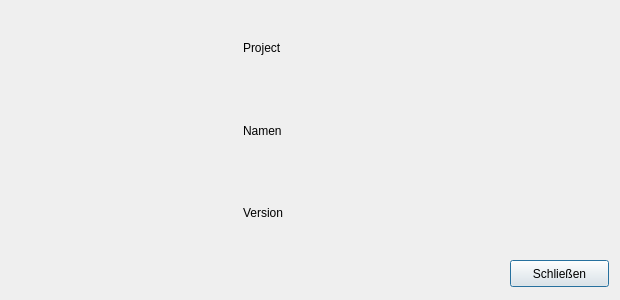
<?xml version="1.0" encoding="UTF-8"?>
<ui version="4.0">
 <class>InfoEagleEyeDialog</class>
 <widget class="QDialog" name="InfoEagleEyeDialog">
  <property name="geometry">
   <rect>
    <x>0</x>
    <y>0</y>
    <width>620</width>
    <height>300</height>
   </rect>
  </property>
  <property name="minimumSize">
   <size>
    <width>620</width>
    <height>300</height>
   </size>
  </property>
  <property name="maximumSize">
   <size>
    <width>620</width>
    <height>300</height>
   </size>
  </property>
  <property name="windowTitle">
   <string>Information</string>
  </property>
  <property name="windowIcon">
   <iconset resource="image.qrc">
    <normaloff>:/new/image/image/icon.jpg</normaloff>:/new/image/image/icon.jpg</iconset>
  </property>
  <widget class="QPushButton" name="ButtonCloseInfo">
   <property name="geometry">
    <rect>
     <x>510</x>
     <y>260</y>
     <width>99</width>
     <height>27</height>
    </rect>
   </property>
   <property name="text">
    <string>Schließen</string>
   </property>
  </widget>
  <widget class="QLabel" name="labelLogo">
   <property name="geometry">
    <rect>
     <x>20</x>
     <y>20</y>
     <width>201</width>
     <height>141</height>
    </rect>
   </property>
   <property name="styleSheet">
    <string notr="true">background-image: url(:/new/image/image/hsLogo.png);</string>
   </property>
   <property name="text">
    <string/>
   </property>
  </widget>
  <widget class="QWidget" name="layoutWidget">
   <property name="geometry">
    <rect>
     <x>243</x>
     <y>10</y>
     <width>361</width>
     <height>241</height>
    </rect>
   </property>
   <layout class="QVBoxLayout" name="verticalLayout">
    <item>
     <widget class="QLabel" name="labelProject">
      <property name="text">
       <string>Project</string>
      </property>
     </widget>
    </item>
    <item>
     <widget class="QLabel" name="labelNames">
      <property name="text">
       <string>Namen</string>
      </property>
     </widget>
    </item>
    <item>
     <widget class="QLabel" name="labelVersion">
      <property name="text">
       <string>Version</string>
      </property>
     </widget>
    </item>
   </layout>
  </widget>
 </widget>
 <resources>
  <include location="image.qrc"/>
 </resources>
 <connections/>
</ui>
